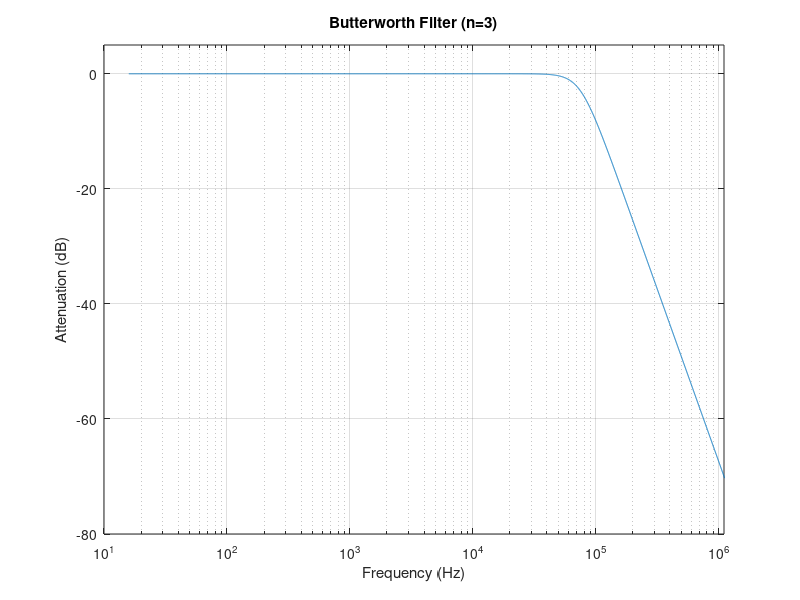
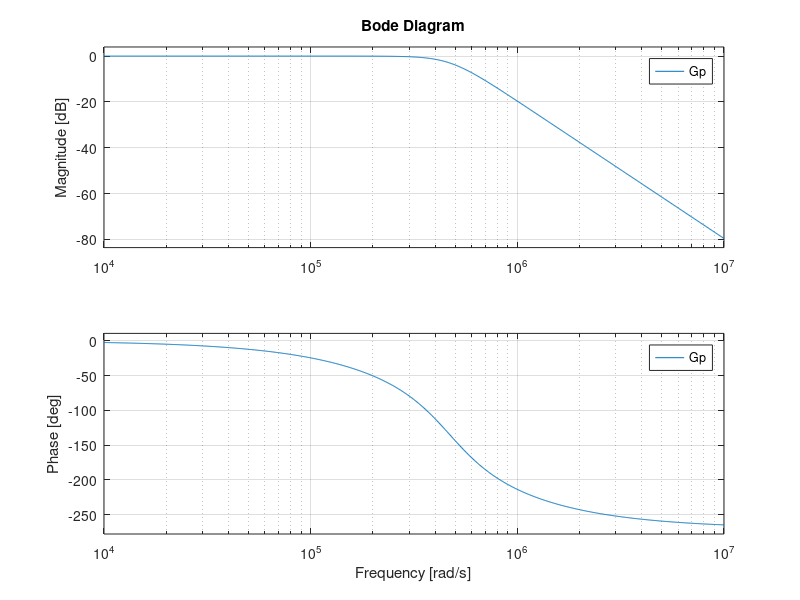

The MATLAB script that drew these images, in order: (Note: this script raises an error after producing the figures.)
HSE = 25e6 / 3; % HSE from stlink
pll2m = 4;
pll2n = 280;
pll2p = 8;
F_spi = HSE / pll2m * pll2n / pll2p / 2;
Ts = 16 / F_spi;
fc = 75e3;
n = 3;
[zb,pb,kb] = butter(n,2*pi*fc,'s');
[bb,ab] = zp2tf(zb,pb,kb);
Fs = 1 / Ts;
Ws = Fs * 2 * pi;
nyquist = (Ws / 2);
wb = logspace(2, log10(nyquist), 4000);
hb = freqs(bb,ab,wb);

figure
semilogx(wb/(2*pi),mag2db(abs(hb)))
hold on
axis([10 1.1e6 -80 5])
grid
xlabel('Frequency (Hz)')
ylabel('Attenuation (dB)')
title('Butterworth Filter (n=3)')

Gp = tf(bb, ab);
figure;
bode(Gp);

Gcz = c2d(Gp, Ts, 'tustin');
Gcz.variable='z^-1';
cn = Gcz.Numerator{1};
cd = Gcz.Denominator{1};
format long
if n == 5
fprintf(strcat("yi[j] = (%.10e) * aRxBuffer[j] + (%.10e) * aRxBuffer[j-1] \\\n", ...
"+ (%.10e) * aRxBuffer[j-2] + (%.10e) * aRxBuffer[j-3] \\\n", ...
"+ (%.10e) * aRxBuffer[j-4] + (%.10e) * aRxBuffer[j-5] \\\n", ...
"- (%.10e) * yi[j-1] - (%.10e) * yi[j-2] \\\n", ...
"- (%.10e) * yi[j-3] - (%.10e) * yi[j-4] \\\n", ...
"- (%.10e) * yi[j-5];\n\n"), cn(1), cn(2), cn(3), cn(4), cn(5), cn(6), ...
    cd(2), cd(3), cd(4), cd(5), cd(6));
end

if n == 4
fprintf(strcat("#define CALC_YI yi[j] = (%.10e) * aRxBuffer[j] + (%.10e) * aRxBuffer[j-1] \\\n", ...
"+ (%.10e) * aRxBuffer[j-2] + (%.10e) * aRxBuffer[j-3] \\\n", ...
"+ (%.10e) * aRxBuffer[j-4] \\\n", ...
"- (%.10e) * yi[j-1] - (%.10e) * yi[j-2] \\\n", ...
"- (%.10e) * yi[j-3] - (%.10e) * yi[j-4];\n\n"), cn(1), cn(2), cn(3), cn(4), cn(5), ...
    cd(2), cd(3), cd(4), cd(5));
end

if n == 3
fprintf(strcat("#define CALC_YI yi[j] = (%.10e) * aRxBuffer[j] + (%.10e) * aRxBuffer[j-1] \\\n", ...
"+ (%.10e) * aRxBuffer[j-2] + (%.10e) * aRxBuffer[j-3] \\\n", ...
"- (%.10e) * yi[j-1] - (%.10e) * yi[j-2] \\\n", ...
"- (%.10e) * yi[j-3];\n\n"), cn(1), cn(2), cn(3), cn(4), ...
    cd(2), cd(3), cd(4));
end

if n == 2
fprintf(strcat("yi[j] = (%.10e) * aRxBuffer[j] + (%.10e) * aRxBuffer[j-1] \\\n", ...
"+ (%.10e) * aRxBuffer[j-2] \\\n", ...
"- (%.10e) * yi[j-1] - (%.10e) * yi[j-2];\n\n"), cn(1), cn(2), cn(3), ...
    cd(2), cd(3));
end

if n == 1
fprintf(strcat("yi[j] = (%.10e) * aRxBuffer[j] + (%.10e) * aRxBuffer[j-1] \\\n", ...
"- (%.10e) * yi[j-1];\n\n"), cn(1), cn(2), ...
    cd(2));
end